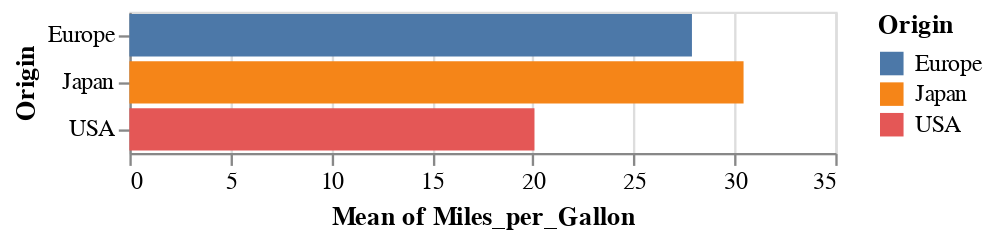

The notebook cell saved with this chart:
### Code cell
# load an example dataset
from vega_datasets import data
cars = data.cars()

# plot the dataset, referencing dataframe column names
import altair as alt
alt.Chart(cars).mark_bar().encode(
  x='mean(Miles_per_Gallon)',
  y='Origin',
  color='Origin'
)

### Figure 1 — Vega-Lite specification as saved in the notebook (floating-point values rounded to 4 significant figures; data arrays with more than 128 entries replaced by an {"elided": "..."} marker saying what was removed)
{"config": {"view": {"continuousWidth": 300, "continuousHeight": 300}}, "data": {"name": "data-583e73726c1545c56c203344161a975c"}, "mark": {"type": "bar"}, "encoding": {"color": {"field": "Origin", "type": "nominal"}, "x": {"aggregate": "mean", "field": "Miles_per_Gallon", "type": "quantitative"}, "y": {"field": "Origin", "type": "nominal"}}, "$schema": "https://vega.github.io/schema/vega-lite/v5.20.1.json", "datasets": {"data-583e73726c1545c56c203344161a975c": {"elided": "406 records"}}}
